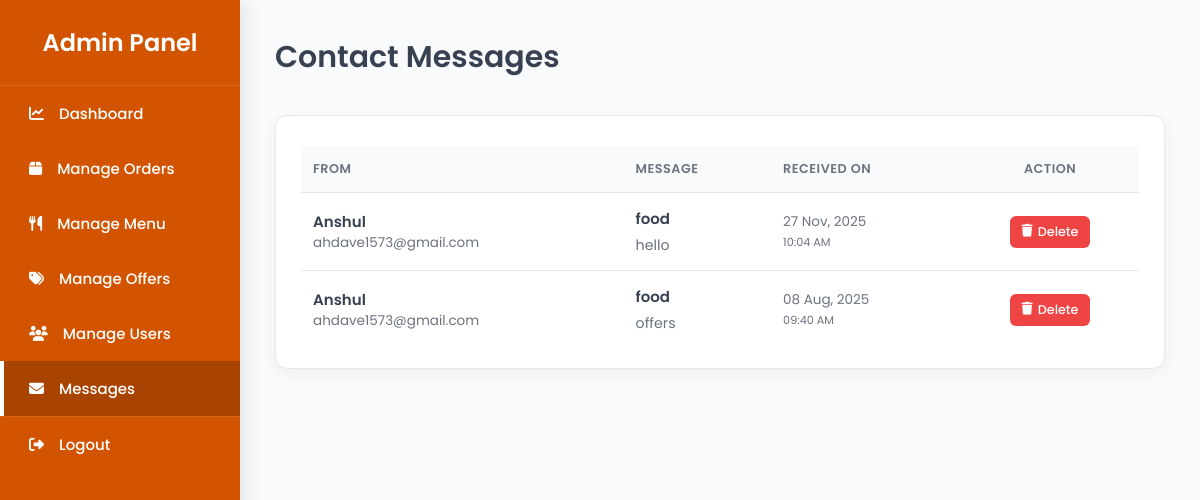
/admin/admin_con.php (signed in), run on the app's committed database.
### tables this page shows
CREATE TABLE `contact_messages` (
  `id` int(11) NOT NULL,
  `name` varchar(100) NOT NULL,
  `email` varchar(100) NOT NULL,
  `subject` varchar(255) NOT NULL,
  `message` text NOT NULL,
  `submitted_at` timestamp NOT NULL DEFAULT current_timestamp()
);

### admin/admin_con.php (the view, shortened to what this page needs)
<?php
$host = "localhost";
$username = "root";
$password = "";
$database = "food";
$conn = new mysqli($host, $username, $password, $database);
$sql = "SELECT id, name, email, subject, message, submitted_at FROM contact_messages ORDER BY submitted_at DESC";
$result = $conn->query($sql);
?>
<!DOCTYPE html>
<html lang="en">
<head>
    <link rel="stylesheet" href="https://cdnjs.cloudflare.com/ajax/libs/font-awesome/6.4.0/css/all.min.css">
</head>
<body>
    <div class="sidebar">
        <div class="sidebar-header">Admin Panel</div>
        <nav class="sidebar-nav">
            <a href="admin_dashboard.php"><i class="fa-solid fa-chart-line"></i> Dashboard</a>
            <a href="manage_orders.php"><i class="fa-solid fa-box"></i> Manage Orders</a>
            <a href="menu.php"><i class="fa-solid fa-utensils"></i> Manage Menu</a>
            <a href="offers.php"><i class="fa-solid fa-tags"></i> Manage Offers</a>
            <a href="manage_users.php"><i class="fa-solid fa-users"></i> Manage Users</a>
            <a href="admin_con.php" class="active"><i class="fa-solid fa-envelope"></i> Messages</a>
            <a href="admin_logout.php" class="logout"><i class="fa-solid fa-right-from-bracket"></i> Logout</a>
        </nav>
    </div>
    <div class="main">
        <div class="main-header">
            <h1>Contact Messages</h1>
        </div>
        <div class="content-card">
            <table>
                <thead>
                    <tr>
                        <th>From</th>
                        <th>Message</th>
                        <th>Received On</th>
                        <th style="text-align:center;">Action</th>
                    </tr>
                </thead>
                <tbody>
                    <?php if ($result->num_rows > 0): ?>
                        <?php while($row = $result->fetch_assoc()): ?>
                        <tr>
                            <td>
                                <div class="sender-info">
                                    <div class="sender-name"><?= htmlspecialchars($row["name"]) ?></div>
                                    <div class="sender-email"><?= htmlspecialchars($row["email"]) ?></div>
                                </div>
                            </td>
                            <td class="message-content">
                                <span class="subject"><?= htmlspecialchars($row["subject"]) ?></span>
                                <div class="message-body"><?= nl2br(htmlspecialchars($row["message"])) ?></div>
                            </td>
                            <td class="submitted-at">
                                <?= date("d M, Y", strtotime($row["submitted_at"])) ?><br>
                                <small><?= date("h:i A", strtotime($row["submitted_at"])) ?></small>
                            </td>
                            <td style="text-align:center;">
                                <a href="admin_con.php?delete=<?= $row['id'] ?>" class="action-btn btn-delete" onclick="return confirm('Are you sure you want to delete this message?')">
                                    <i class="fa-solid fa-trash"></i> Delete
                                </a>
                            </td>
                        </tr>
                        <?php endwhile; ?>
                    <?php else: ?>
                        <tr><td colspan="4" style="text-align:center; padding: 25px;">No messages found.</td></tr>
                    <?php endif; ?>
                </tbody>
            </table>
        </div>
    </div>
</body>
</html>

### admin/admin_con.php (style rules this page uses)
:root { --sidebar-bg: #d35400; --main-bg: #f9fafb; --card-bg: #ffffff; --primary-accent: #e67e22; --text-dark: #374151; --text-light: #ffffff; --text-muted: #6b7280; --border-color: #e5e7eb; --shadow-color: rgba(0, 0, 0, 0.05); --delete-color: #ef4444; --success-bg: #d1fae5; --success-text: #065f46; --success-border: #a7f3d0; }
body { margin: 0; font-family: 'Poppins', Arial, sans-serif; background-color: var(--main-bg); color: var(--text-dark); font-size: 15px; }
.sidebar { position: fixed; top: 0; left: 0; width: 240px; height: 100%; background: var(--sidebar-bg); color: var(--text-light); display: flex; flex-direction: column; box-shadow: 4px 0 20px rgba(0,0,0,0.1); z-index: 100; }
.sidebar-header { padding: 25px 20px; text-align: center; font-size: 1.6em; font-weight: 600; border-bottom: 1px solid rgba(255, 255, 255, 0.1); }
.sidebar a { color: var(--text-light); text-decoration: none; padding: 16px 25px; display: flex; align-items: center; gap: 15px; font-weight: 500; border-left: 4px solid transparent; transition: all 0.3s ease; }
.sidebar a:hover, .sidebar a.active { background: rgba(0, 0, 0, 0.2); border-left-color: var(--text-light); }
.sidebar a.logout { margin-top: auto; border-top: 1px solid rgba(255, 255, 255, 0.1); }
.main { margin-left: 240px; padding: 35px; }
.main-header { display: flex; justify-content: space-between; align-items: center; margin-bottom: 35px; }
.main-header h1 { font-weight: 600; font-size: 2em; margin: 0; }
.content-card { background: var(--card-bg); padding: 20px 25px; border-radius: 12px; border: 1px solid var(--border-color); box-shadow: 0 5px 15px var(--shadow-color); overflow-x: auto; }
table { width: 100%; border-collapse: collapse; margin-top: 10px; }
table th, table td { padding: 14px 12px; text-align: left; border-bottom: 1px solid var(--border-color); vertical-align: middle; }
table thead th { background-color: var(--main-bg); font-weight: 600; color: var(--text-muted); font-size: 0.85em; text-transform: uppercase; letter-spacing: 0.5px; }
table tr:last-child td { border-bottom: none; }
.sender-info .sender-name { font-weight: 600; color: var(--text-dark); }
.sender-info .sender-email { font-size: 0.9em; color: var(--text-muted); }
.message-content { max-width: 400px; white-space: normal; }
.message-content .subject { font-weight: 600; display: block; }
.message-content .message-body { font-size: 0.95em; color: var(--text-muted); padding-top: 5px; }
.submitted-at { font-size: 0.9em; color: var(--text-muted); white-space: nowrap; }
.action-btn { text-decoration: none; padding: 7px 12px; border-radius: 6px; color: white; font-size: 0.85em; font-weight: 500; transition: all 0.2s ease; display: inline-flex; align-items: center; gap: 5px; border: none; cursor: pointer; }
.btn-delete { background-color: var(--delete-color); }

### data on the page
contact_messages: name "Anshul", email "ahdave1573@gmail.com", subject "food", message "hello", submitted_at "27 Nov, 2025", submitted_at "10:04 AM"
contact_messages: name "Anshul", email "ahdave1573@gmail.com", subject "food", message "offers", submitted_at "08 Aug, 2025", submitted_at "09:40 AM"
